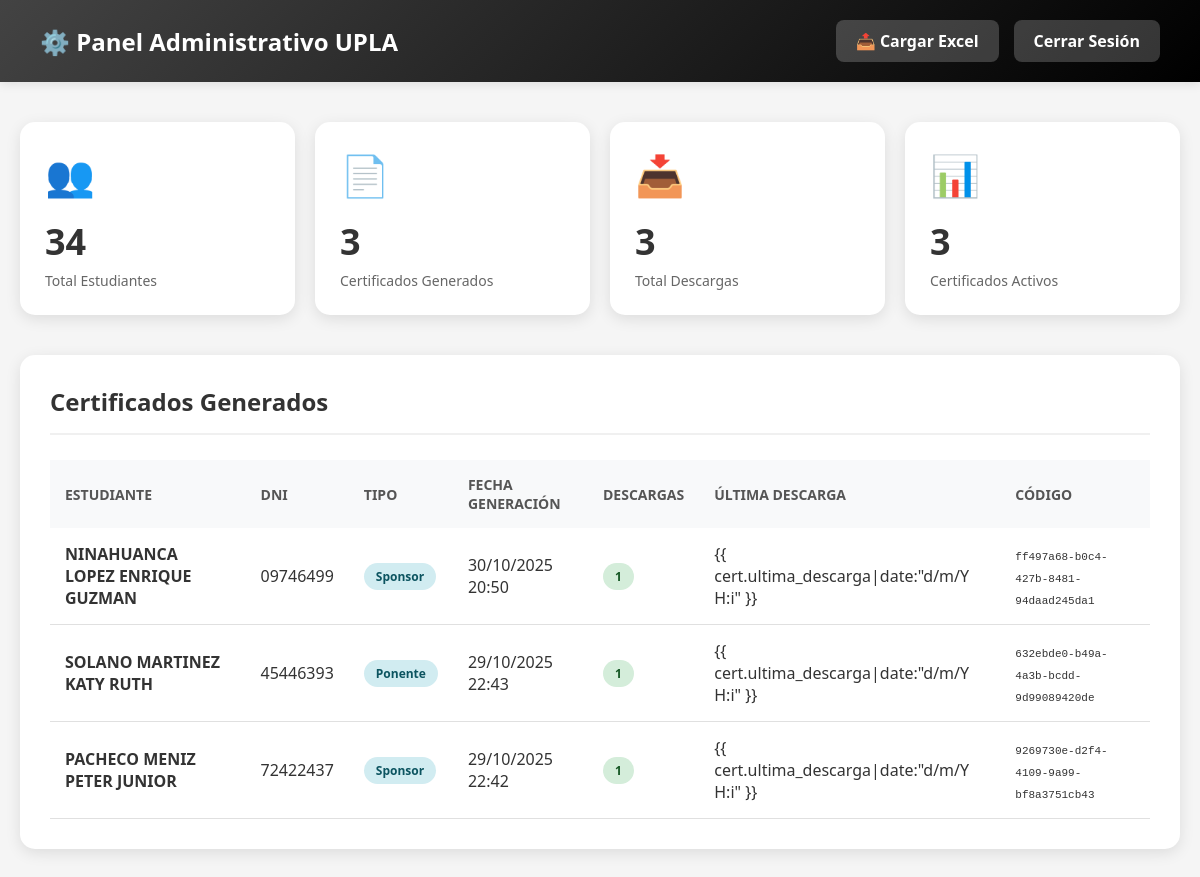
Before: /admin-upla/panel/ (signed in) with the older database file.
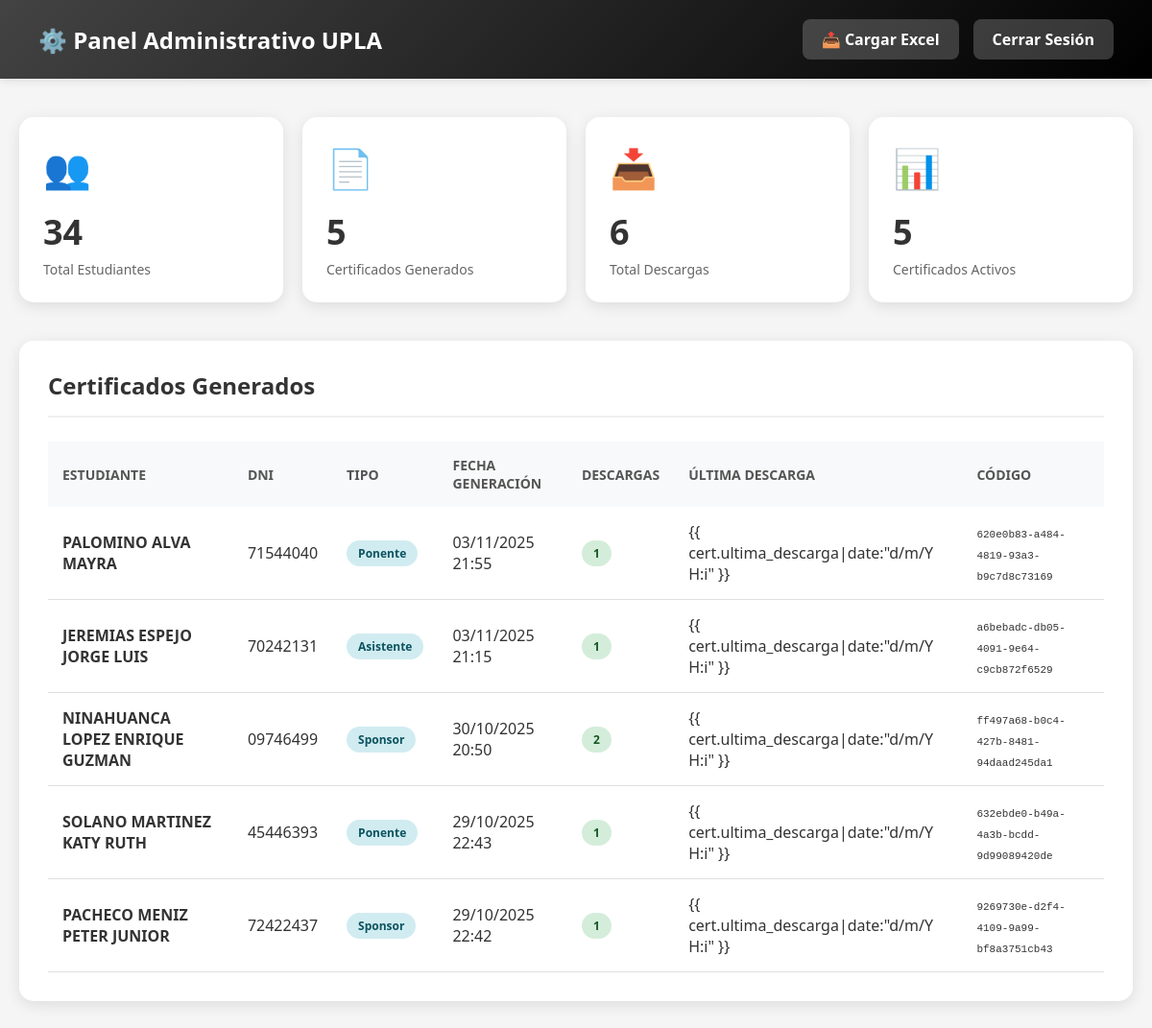
After: the same page with the newer database file.
### app_Certigen/models.py (models this page shows, shortened)
class Certificado(models.Model):
    estudiante = models.OneToOneField(
        Estudiante,
        on_delete=models.CASCADE,
        related_name='certificado'
    )
    codigo_unico = models.UUIDField(
        default=uuid.uuid4,
        editable=False,
        unique=True,
        verbose_name="Código Único"
    )
    archivo_pdf = models.BinaryField(
        verbose_name="Archivo PDF",
        help_text="Certificado en formato PDF",
        null=True,
        blank=True
    )
    fecha_generacion = models.DateTimeField(auto_now_add=True, verbose_name="Fecha de Generación")
    veces_descargado = models.IntegerField(default=0, verbose_name="Veces Descargado")
    ultima_descarga = models.DateTimeField(null=True, blank=True, verbose_name="Última Descarga")
    class Meta:
        verbose_name = "Certificado"
        verbose_name_plural = "Certificados"
        ordering = ['-fecha_generacion']

class Estudiante(models.Model):
    TIPOS_PARTICIPANTE = [
        ('ponente', 'Ponente'),
        ('asistente', 'Asistente'),
        ('organizador', 'Organizador'),
        ('sponsor', 'Sponsor'),
    ]
    nombre_completo = models.CharField(max_length=200, verbose_name="Nombre Completo")
    codigo = models.CharField(max_length=50, unique=True, verbose_name="Código de Estudiante")
    dni = models.CharField(max_length=8, unique=True, verbose_name="DNI")
    tipo_participante = models.CharField(max_length=20, choices=TIPOS_PARTICIPANTE, verbose_name="Tipo de Participante")
    fecha_registro = models.DateTimeField(auto_now_add=True)
    class Meta:
        verbose_name = "Estudiante"
        verbose_name_plural = "Estudiantes"
        ordering = ['nombre_completo']

### app_Certigen/views.py (the view)
# urls.py: path('admin-upla/panel/', views.panel_admin_view, name='panel_admin'),
@login_required
@user_passes_test(es_admin)
def panel_admin_view(request):
    certificados = Certificado.objects.select_related('estudiante').all()
    total_estudiantes = Estudiante.objects.count()
    total_certificados = certificados.count()
    total_descargas = sum(c.veces_descargado for c in certificados)
    context = {
        'certificados': certificados,
        'total_estudiantes': total_estudiantes,
        'total_certificados': total_certificados,
        'total_descargas': total_descargas
    }
    return render(request, 'certigen/panel_admin.html', context)

### app_Certigen/views.py (called while the page is built)
def es_admin(user):
    return user.is_authenticated and user.is_staff

### app_Certigen/templates/certigen/panel_admin.html (shortened to what this page needs)
<!DOCTYPE html>
<html lang="es">
  <head>
  </head>
  <body>
    <div class="header">
      <div class="logo-text">⚙️ Panel Administrativo UPLA</div>
      <div class="header-actions">
        <a href="{% url 'cargar_excel' %}" class="btn-header"
          >📤 Cargar Excel</a
        >
        <a href="{% url 'logout_admin' %}" class="btn-header">Cerrar Sesión</a>
      </div>
    </div>
    <div class="container">
      <div class="stats-grid">
        <div class="stat-card">
          <div class="stat-icon">👥</div>
          <div class="stat-value">{{ total_estudiantes }}</div>
          <div class="stat-label">Total Estudiantes</div>
        </div>
        <div class="stat-card">
          <div class="stat-icon">📄</div>
          <div class="stat-value">{{ total_certificados }}</div>
          <div class="stat-label">Certificados Generados</div>
        </div>
        <div class="stat-card">
          <div class="stat-icon">📥</div>
          <div class="stat-value">{{ total_descargas }}</div>
          <div class="stat-label">Total Descargas</div>
        </div>
        <div class="stat-card">
          <div class="stat-icon">📊</div>
          <div class="stat-value">{{ certificados|length }}</div>
          <div class="stat-label">Certificados Activos</div>
        </div>
      </div>
      <div class="section">
        <div class="section-header">
          <h2 class="section-title">Certificados Generados</h2>
        </div>
        {% if certificados %}
        <div class="table-container">
          <table>
            <thead>
              <tr>
                <th>Estudiante</th>
                <th>DNI</th>
                <th>Tipo</th>
                <th>Fecha Generación</th>
                <th>Descargas</th>
                <th>Última Descarga</th>
                <th>Código</th>
              </tr>
            </thead>
            <tbody>
              {% for cert in certificados %}
              <tr>
                <td><strong>{{ cert.estudiante.nombre_completo }}</strong></td>
                <td>{{ cert.estudiante.dni }}</td>
                <td>
                  <span class="badge badge-info">
                    {{ cert.estudiante.get_tipo_participante_display }}
                  </span>
                </td>
                <td>{{ cert.fecha_generacion|date:"d/m/Y H:i" }}</td>
                <td>
                  <span
                    class="badge {% if cert.veces_descargado > 0 %}badge-success{% else %}badge-warning{% endif %}"
                  >
                    {{ cert.veces_descargado }}
                  </span>
                </td>
                <td>
                  {% if cert.ultima_descarga %} {{
                  cert.ultima_descarga|date:"d/m/Y H:i" }} {% else %}
                  <span style="color: #999">Nunca</span>
                  {% endif %}
                </td>
                <td>
                  <code style="font-size: 11px"
                    >{{ cert.codigo_unico|slice:":8" }}</code
                  >
                </td>
              </tr>
              {% endfor %}
            </tbody>
          </table>
        </div>
        {% endif %}
      </div>
    </div>
  </body>
</html>

### app_Certigen/templates/certigen/panel_admin.html (style rules this page uses)
* { margin: 0; padding: 0; box-sizing: border-box; }
body { font-family: "Segoe UI", Tahoma, Geneva, Verdana, sans-serif; background: #f5f5f5; min-height: 100vh; }
.header { background: linear-gradient(135deg, #434343 0%, #000000 100%); color: white; padding: 20px 40px; box-shadow: 0 2px 10px rgba(0, 0, 0, 0.1); display: flex; justify-content: space-between; align-items: center; }
.logo-text { font-size: 24px; font-weight: bold; }
.header-actions { display: flex; gap: 15px; }
.btn-header { padding: 10px 20px; background: rgba(255, 255, 255, 0.2); color: white; text-decoration: none; border-radius: 8px; font-weight: 600; transition: all 0.3s; border: none; cursor: pointer; }
.container { max-width: 1200px; margin: 40px auto; padding: 0 20px; }
.stats-grid { display: grid; grid-template-columns: repeat(auto-fit, minmax(250px, 1fr)); gap: 20px; margin-bottom: 40px; }
.stat-card { background: white; padding: 25px; border-radius: 15px; box-shadow: 0 4px 15px rgba(0, 0, 0, 0.1); }
.stat-icon { font-size: 40px; margin-bottom: 15px; }
.stat-value { font-size: 36px; font-weight: bold; color: #333; margin-bottom: 5px; }
.stat-label { color: #666; font-size: 14px; }
.section { background: white; padding: 30px; border-radius: 15px; box-shadow: 0 4px 15px rgba(0, 0, 0, 0.1); margin-bottom: 30px; }
.section-header { display: flex; justify-content: space-between; align-items: center; margin-bottom: 25px; padding-bottom: 15px; border-bottom: 2px solid #f0f0f0; }
.section-title { font-size: 24px; color: #333; font-weight: 600; }
.table-container { overflow-x: auto; }
table { width: 100%; border-collapse: collapse; }
thead { background: #f8f9fa; }
th { padding: 15px; text-align: left; font-weight: 600; color: #555; font-size: 14px; text-transform: uppercase; }
td { padding: 15px; border-bottom: 1px solid #e0e0e0; color: #333; }
.badge { display: inline-block; padding: 5px 12px; border-radius: 20px; font-size: 12px; font-weight: 600; }
.badge-success { background: #d4edda; color: #155724; }
.badge-info { background: #d1ecf1; color: #0c5460; }

Changed rows visible on the page:
added Certificado: estudiante.nombre_completo "PALOMINO ALVA MAYRA", estudiante.dni "71544040", estudiante.tipo_participante "Ponente", fecha_generacion "03/11/2025 21:55", veces_descargado "1", shows "{{ cert.ultima_descarga|date:\"d/m/Y H:i\" }}", codigo_unico "620e0b83-a484-4819-93a3-b9c7d8c73169"
added Certificado: estudiante.nombre_completo "JEREMIAS ESPEJO JORGE LUIS", estudiante.dni "70242131", estudiante.tipo_participante "Asistente", fecha_generacion "03/11/2025 21:15", veces_descargado "1", shows "{{ cert.ultima_descarga|date:\"d/m/Y H:i\" }}", codigo_unico "a6bebadc-db05-4091-9e64-c9cb872f6529"
changed Certificado "ff497a68-b0c4-427b-8481-94daad245da1": veces_descargado "1" → "2"
Other visible differences:
{{ total_certificados }}: "3" → "5"
{{ total_descargas }}: "3" → "6"
{{ certificados|length }}: "3" → "5"
